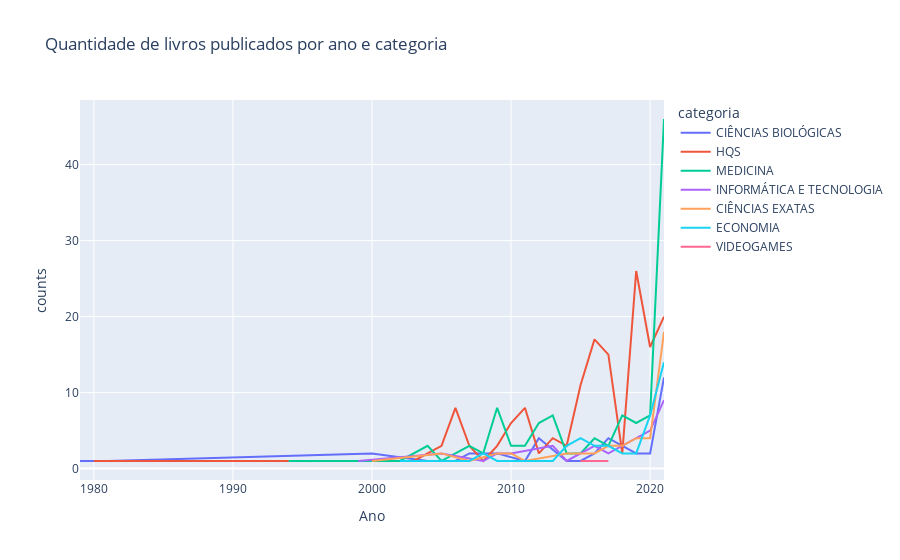

Notebook code for this chart:
### Markdown cell above
### A quantidade de livros publicados vem aumentando consideravelmente

### Code cell
ano_cat_dist = df[df['categoria'].isin(cats)].groupby(by=['Ano','categoria']).size().reset_index(name='counts')
fig = px.line(ano_cat_dist, x="Ano", y="counts", color='categoria',title='Quantidade de livros publicados por ano e categoria')
fig.show()

### Figure 1 — Plotly figure (JSON) as saved in the notebook; plotly's stock layout.template omitted (floating-point values rounded to 4 significant figures)
{"data": [{"hovertemplate": "categoria=CIÊNCIAS BIOLÓGICAS<br>Ano=%{x}<br>counts=%{y}<extra></extra>", "legendgroup": "CIÊNCIAS BIOLÓGICAS", "line": {"color": "#636efa", "dash": "solid"}, "mode": "lines", "name": "CIÊNCIAS BIOLÓGICAS", "orientation": "v", "showlegend": true, "type": "scatter", "x": [1979, 1981, 2000, 2004, 2005, 2006, 2007, 2008, 2009, 2011, 2012, 2014, 2015, 2016, 2017, 2019, 2020, 2021], "xaxis": "x", "y": [1, 1, 2, 1, 1, 1, 2, 2, 2, 1, 4, 1, 1, 2, 4, 2, 2, 12], "yaxis": "y"}, {"hovertemplate": "categoria=HQS<br>Ano=%{x}<br>counts=%{y}<extra></extra>", "legendgroup": "HQS", "line": {"color": "#EF553B", "dash": "solid"}, "mode": "lines", "name": "HQS", "orientation": "v", "showlegend": true, "type": "scatter", "x": [1980, 2001, 2002, 2003, 2004, 2005, 2006, 2007, 2008, 2009, 2010, 2011, 2012, 2013, 2014, 2015, 2016, 2017, 2018, 2019, 2020, 2021], "xaxis": "x", "y": [1, 1, 1, 1, 2, 3, 8, 3, 1, 3, 6, 8, 2, 4, 3, 11, 17, 15, 2, 26, 16, 20], "yaxis": "y"}, {"hovertemplate": "categoria=MEDICINA<br>Ano=%{x}<br>counts=%{y}<extra></extra>", "legendgroup": "MEDICINA", "line": {"color": "#00cc96", "dash": "solid"}, "mode": "lines", "name": "MEDICINA", "orientation": "v", "showlegend": true, "type": "scatter", "x": [1994, 1995, 1999, 2002, 2004, 2005, 2006, 2007, 2008, 2009, 2010, 2011, 2012, 2013, 2014, 2015, 2016, 2017, 2018, 2019, 2020, 2021], "xaxis": "x", "y": [1, 1, 1, 1, 3, 1, 2, 3, 2, 8, 3, 3, 6, 7, 2, 2, 4, 3, 7, 6, 7, 46], "yaxis": "y"}, {"hovertemplate": "categoria=INFORMÁTICA E TECNOLOGIA<br>Ano=%{x}<br>counts=%{y}<extra></extra>", "legendgroup": "INFORMÁTICA E TECNOLOGIA", "line": {"color": "#ab63fa", "dash": "solid"}, "mode": "lines", "name": "INFORMÁTICA E TECNOLOGIA", "orientation": "v", "showlegend": true, "type": "scatter", "x": [1999, 2005, 2008, 2009, 2010, 2013, 2014, 2016, 2017, 2019, 2020, 2021], "xaxis": "x", "y": [1, 2, 1, 2, 2, 3, 1, 3, 2, 4, 5, 9], "yaxis": "y"}, {"hovertemplate": "categoria=CIÊNCIAS EXATAS<br>Ano=%{x}<br>counts=%{y}<extra></extra>", "legendgroup": "CIÊNCIAS EXATAS", "line": {"color": "#FFA15A", "dash": "solid"}, "mode": "lines", "name": "CIÊNCIAS EXATAS", "orientation": "v", "showlegend": true, "type": "scatter", "x": [2000, 2005, 2007, 2009, 2010, 2011, 2014, 2015, 2016, 2017, 2018, 2019, 2020, 2021], "xaxis": "x", "y": [1, 2, 1, 2, 2, 1, 2, 2, 2, 3, 3, 4, 4, 18], "yaxis": "y"}, {"hovertemplate": "categoria=ECONOMIA<br>Ano=%{x}<br>counts=%{y}<extra></extra>", "legendgroup": "ECONOMIA", "line": {"color": "#19d3f3", "dash": "solid"}, "mode": "lines", "name": "ECONOMIA", "orientation": "v", "showlegend": true, "type": "scatter", "x": [2002, 2003, 2004, 2005, 2007, 2008, 2009, 2011, 2012, 2013, 2014, 2015, 2016, 2017, 2018, 2019, 2020, 2021], "xaxis": "x", "y": [1, 1, 1, 1, 1, 2, 1, 1, 1, 1, 3, 4, 3, 3, 2, 2, 7, 14], "yaxis": "y"}, {"hovertemplate": "categoria=VIDEOGAMES<br>Ano=%{x}<br>counts=%{y}<extra></extra>", "legendgroup": "VIDEOGAMES", "line": {"color": "#FF6692", "dash": "solid"}, "mode": "lines", "name": "VIDEOGAMES", "orientation": "v", "showlegend": true, "type": "scatter", "x": [2015, 2017], "xaxis": "x", "y": [1, 1], "yaxis": "y"}], "layout": {"legend": {"title": {"text": "categoria"}, "tracegroupgap": 0}, "title": {"text": "Quantidade de livros publicados por ano e categoria"}, "xaxis": {"anchor": "y", "domain": [0, 1], "title": {"text": "Ano"}}, "yaxis": {"anchor": "x", "domain": [0, 1], "title": {"text": "counts"}}}}
